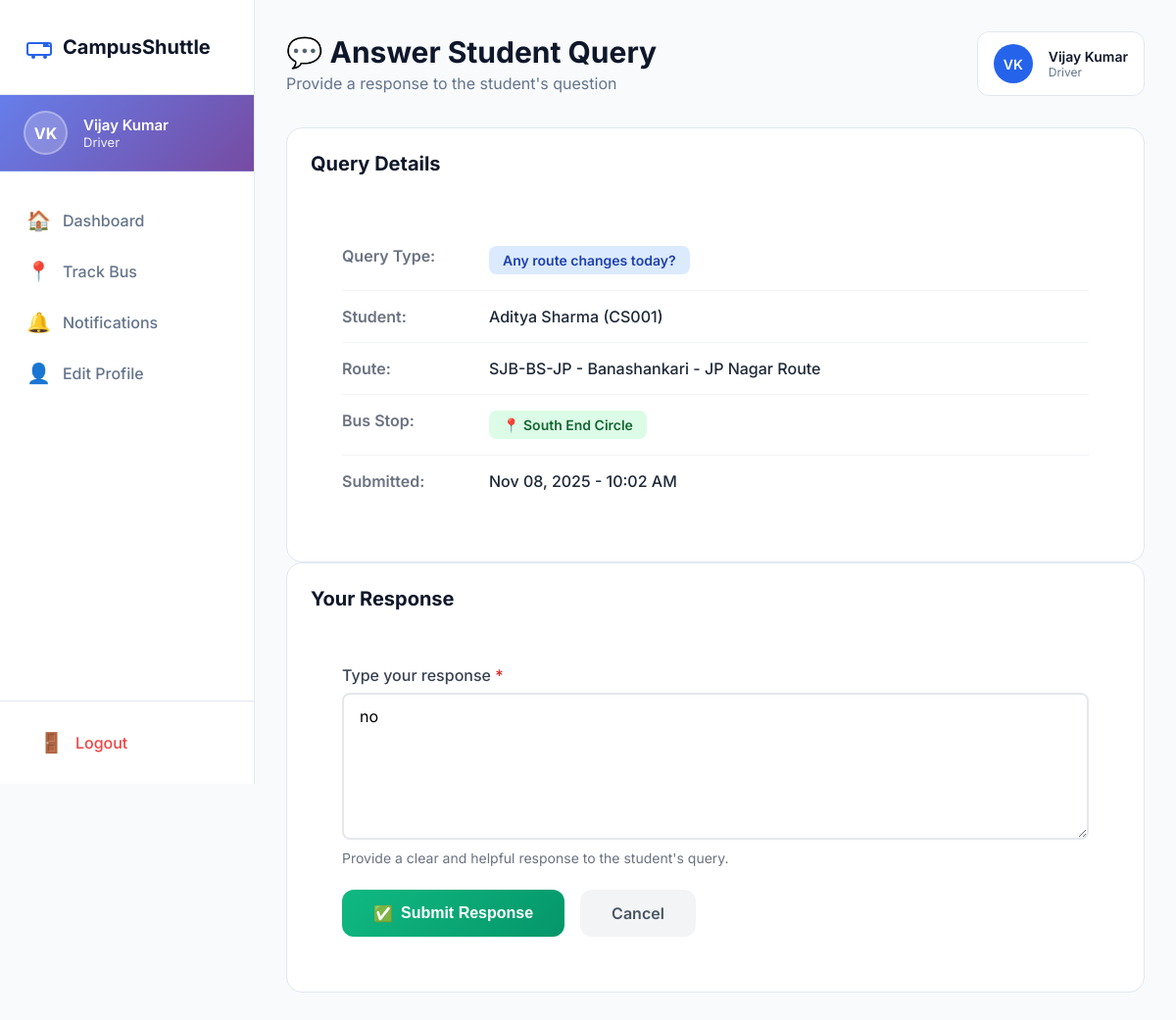
Page /queries/answer/1/ (signed in) on the committed database.
### core/models.py (models this page shows, shortened)
class User(AbstractUser):
    ROLE_CHOICES = [
        ('admin', 'Admin'),
        ('driver', 'Driver'),
        ('student', 'Student'),
    ]
    GENDER_CHOICES = [
        ('male', 'Male'),
        ('female', 'Female'),
        ('other', 'Other'),
    ]
    role = models.CharField(max_length=10, choices=ROLE_CHOICES, default='student')
    usn = models.CharField(max_length=20, unique=True, null=True, blank=True, verbose_name='USN')
    emp_no = models.CharField(max_length=20, unique=True, null=True, blank=True, verbose_name='Employee Number')
    phone_number = models.CharField(max_length=15, blank=True, null=True)
    gender = models.CharField(max_length=10, choices=GENDER_CHOICES, blank=True, null=True)
    profile_image = models.ImageField(upload_to='profiles/', blank=True, null=True)
    created_at = models.DateTimeField(auto_now_add=True)
    updated_at = models.DateTimeField(auto_now=True)
    groups = models.ManyToManyField(
        'auth.Group',
        verbose_name='groups',
        blank=True,
        help_text='The groups this user belongs to.',
        related_name='custom_user_set',
        related_query_name='custom_user',
    )
    user_permissions = models.ManyToManyField(
        'auth.Permission',
        verbose_name='user permissions',
        blank=True,
        help_text='Specific permissions for this user.',
        related_name='custom_user_set',
        related_query_name='custom_user',
    )
    class Meta:
        ordering = ['-created_at']

class QuickQuery(models.Model):
    QUERY_TYPE_CHOICES = [
        ('bus_late', 'Is the bus running late?'),
        ('bus_location', 'Where is the bus now?'),
        ('route_change', 'Any route changes today?'),
        ('driver_contact', 'How to contact driver?'),
        ('fare_query', 'Question about fare'),
        ('schedule_query', 'Question about schedule'),
        ('other', 'Other'),
    ]
    query_type = models.CharField(max_length=20, choices=QUERY_TYPE_CHOICES)
    student = models.ForeignKey(User, on_delete=models.CASCADE,
                               related_name='queries',
                               limit_choices_to={'role': 'student'})
    route = models.ForeignKey(BusRoute, on_delete=models.CASCADE, related_name='queries')
    bus_stop = models.ForeignKey(BusStop, on_delete=models.SET_NULL, null=True, blank=True,
                                 related_name='queries',
                                 help_text="Student's bus stop for this query")
    additional_message = models.TextField(blank=True, help_text="Optional additional details")
    is_answered = models.BooleanField(default=False)
    answer = models.TextField(blank=True)
    answered_by = models.ForeignKey(User, on_delete=models.SET_NULL, null=True, blank=True,
                                   related_name='answered_queries')
    answered_at = models.DateTimeField(null=True, blank=True)
    created_at = models.DateTimeField(auto_now_add=True)
    class Meta:
        ordering = ['-created_at']
        verbose_name_plural = "Quick Queries"

class BusRoute(models.Model):
    STATUS_CHOICES = [
        ('active', 'Active'),
        ('inactive', 'Inactive'),
        ('maintenance', 'Under Maintenance'),
    ]
    name = models.CharField(max_length=100, help_text="Route name (e.g., Route 1 - North Bangalore)")
    route_number = models.CharField(max_length=10, unique=True, help_text="Unique route identifier")
    description = models.TextField(blank=True)
    bus_number = models.CharField(max_length=20, help_text="Bus registration number")
    capacity = models.IntegerField(default=40, validators=[MinValueValidator(1)])
    driver = models.OneToOneField(User, on_delete=models.SET_NULL, null=True, blank=True,
                                  related_name='assigned_route', limit_choices_to={'role': 'driver'})
    status = models.CharField(max_length=20, choices=STATUS_CHOICES, default='active')
    departure_time = models.TimeField(help_text="Departure time from SJB Institute")
    arrival_time = models.TimeField(help_text="Expected arrival time at SJB Institute")
    created_at = models.DateTimeField(auto_now_add=True)
    updated_at = models.DateTimeField(auto_now=True)
    class Meta:
        ordering = ['route_number']

class BusStop(models.Model):
    route = models.ForeignKey(BusRoute, on_delete=models.CASCADE, related_name='stops')
    stop_name = models.CharField(max_length=200)
    stop_order = models.IntegerField(help_text="Order of stop in the route (1 being first)")
    distance_from_sjb = models.DecimalField(max_digits=5, decimal_places=2,
                                            help_text="Distance in kilometers from SJB Institute")
    pickup_time = models.TimeField(help_text="Expected pickup time at this stop")
    base_fare = models.DecimalField(max_digits=6, decimal_places=2,
                                    validators=[MinValueValidator(Decimal('0.01'))],
                                    help_text="Monthly fare for this stop")
    latitude = models.DecimalField(max_digits=9, decimal_places=6, null=True, blank=True)
    longitude = models.DecimalField(max_digits=9, decimal_places=6, null=True, blank=True)
    class Meta:
        ordering = ['route', 'stop_order']
        unique_together = ['route', 'stop_order']

### core/views.py (the view)
# urls.py: path('queries/answer/<int:query_id>/', views.answer_query, name='answer_query'),
@login_required
def answer_query(request, query_id):
    if request.user.role not in ['driver', 'admin']:
        messages.error(request, 'Access denied.')
        return redirect('core:dashboard')
    query = get_object_or_404(QuickQuery, id=query_id)
    if request.user.role == 'driver':
        try:
            if query.route != request.user.assigned_route:
                messages.error(request, 'You can only answer queries for your assigned route.')
                return redirect('core:notifications_list')
        except:
            messages.error(request, 'You are not assigned to any route.')
            return redirect('core:dashboard')
    if request.method == 'POST':
        form = QueryResponseForm(request.POST, instance=query)
        if form.is_valid():
            query = form.save(commit=False)
            query.is_answered = True
            query.answered_by = request.user
            query.answered_at = timezone.now()
            query.save()
            messages.success(request, 'Response submitted successfully!')
            return redirect('core:notifications_list')
    else:
        form = QueryResponseForm(instance=query)
    context = {
        'form': form,
        'query': query,
    }
    return render(request, 'core/answer_query.html', context)

### core/forms.py
class QueryResponseForm(forms.ModelForm):
    class Meta:
        model = QuickQuery
        fields = ['answer']
        widgets = {
            'answer': forms.Textarea(attrs={
                'class': 'form-input',
                'placeholder': 'Type your response here...',
                'rows': 3
            }),
        }

### core/templates/core/answer_query.html (shortened to what this page needs)
{% load static %}
<!DOCTYPE html>
<html lang="en">
<head>
    <link rel="stylesheet" href="{% static 'core/css/dashboard.css' %}">
</head>
<body>
    <div class="dashboard-container">
        <aside class="sidebar">
            <div class="sidebar-header">
                <span class="brand-name">CampusShuttle</span>
            </div>
            <div class="sidebar-profile">
                {% if user.profile_image %}
                    <img src="{{ user.profile_image.url }}" alt="Profile" class="sidebar-avatar-img">
                {% else %}
                    <div class="sidebar-avatar">{{ user.first_name.0 }}{{ user.last_name.0 }}</div>
                {% endif %}
                <div class="sidebar-user-info">
                    <div class="sidebar-user-name">{{ user.get_full_name }}</div>
                    <div class="sidebar-user-role">{{ user.get_role_display }}</div>
                </div>
            </div>
            <nav class="sidebar-nav">
                <a href="{% url 'core:dashboard' %}" class="nav-item">
                    <span class="nav-icon">🏠</span>
                    <span>Dashboard</span>
                </a>
                <a href="{% url 'core:track_bus' %}" class="nav-item">
                    <span class="nav-icon">📍</span>
                    <span>Track Bus</span>
                </a>
                <a href="{% url 'core:notifications_list' %}" class="nav-item">
                    <span class="nav-icon">🔔</span>
                    <span>Notifications</span>
                </a>
                <a href="{% url 'core:edit_profile' %}" class="nav-item">
                    <span class="nav-icon">👤</span>
                    <span>Edit Profile</span>
                </a>
            </nav>
            <div class="sidebar-footer">
                <a href="{% url 'core:logout' %}" class="logout-btn">
                    <span class="nav-icon">🚪</span>
                    <span>Logout</span>
                </a>
            </div>
        </aside>
        <main class="main-content">
            <header class="dashboard-header">
                <div class="header-left">
                    <h1>💬 Answer Student Query</h1>
                    <p>Provide a response to the student's question</p>
                </div>
                <div class="header-right">
                    <div class="user-profile">
                        {% if user.profile_image %}
                            <img src="{{ user.profile_image.url }}" alt="Profile" class="user-avatar-img">
                        {% else %}
                            <div class="user-avatar">{{ user.first_name.0 }}{{ user.last_name.0 }}</div>
                        {% endif %}
                        <div class="user-info">
                            <span class="user-name">{{ user.get_full_name }}</span>
                            <span class="user-role">{{ user.get_role_display }}</span>
                        </div>
                    </div>
                </div>
            </header>
            <div class="card">
                <div class="card-header">
                    <h2>Query Details</h2>
                </div>
                <div class="query-details-box">
                    <div class="detail-row">
                        <span class="label">Query Type:</span>
                        <span class="value badge-query">{{ query.get_query_type_display }}</span>
                    </div>
                    <div class="detail-row">
                        <span class="label">Student:</span>
                        <span class="value">{{ query.student.get_full_name }} ({{ query.student.usn }})</span>
                    </div>
                    <div class="detail-row">
                        <span class="label">Route:</span>
                        <span class="value">{{ query.route.route_number }} - {{ query.route.name }}</span>
                    </div>
                    {% if query.bus_stop %}
                    <div class="detail-row">
                        <span class="label">Bus Stop:</span>
                        <span class="value badge-stop">📍 {{ query.bus_stop.stop_name }}</span>
                    </div>
                    {% endif %}
                    <div class="detail-row">
                        <span class="label">Submitted:</span>
                        <span class="value">{{ query.created_at|date:"M d, Y - h:i A" }}</span>
                    </div>
                </div>
            </div>
            <div class="card">
                <div class="card-header">
                    <h2>Your Response</h2>
                </div>
                <form method="post" class="answer-form">
                    <div class="form-group">
                        <label for="{{ form.answer.id_for_label }}">Type your response <span class="required">*</span></label>
                        {{ form.answer }}
                        <small class="help-text">Provide a clear and helpful response to the student's query.</small>
                    </div>
                    <div class="form-actions">
                        <button type="submit" class="btn-submit">
                            <span>✅</span>
                            <span>Submit Response</span>
                        </button>
                        <a href="{% url 'core:notifications_list' %}" class="btn-cancel">Cancel</a>
                    </div>
                </form>
            </div>
        </main>
    </div>
</body>
</html>

### core/static/core/css/dashboard.css (style rules this page uses)
:root { --primary-color: #2563eb; --primary-dark: #1e40af; --secondary-color: #64748b; --background: #f8fafc; --surface: #ffffff; --text-primary: #0f172a; --text-secondary: #64748b; --border-color: #e2e8f0; --success-color: #10b981; --warning-color: #f59e0b; --error-color: #ef4444; --info-color: #3b82f6; --sidebar-width: 260px; --hover-bg: #f1f5f9; --active-bg: #eff6ff; --card-shadow: 0 1px 3px rgba(0, 0, 0, 0.1); }
* { margin: 0; padding: 0; box-sizing: border-box; }
body { font-family: 'Inter', -apple-system, BlinkMacSystemFont, 'Segoe UI', sans-serif; background: var(--background); color: var(--text-primary); }
.dashboard-container { min-height: 100vh; }
.sidebar { background: var(--surface); border-right: 1px solid var(--border-color); display: flex; flex-direction: column; position: fixed; top: 0; left: 0; width: var(--sidebar-width); height: 100vh; overflow-y: auto; z-index: 1000; }
.sidebar-header { padding: 2rem 1.5rem; display: flex; align-items: center; gap: 0.5rem; border-bottom: 1px solid var(--border-color); }
.logo-icon { color: var(--primary-color); }
.brand-name { font-size: 1.25rem; font-weight: 700; color: var(--text-primary); }
.sidebar-nav { flex: 1; padding: 1.5rem 0; }
.nav-item { display: flex; align-items: center; gap: 0.75rem; padding: 0.875rem 1.5rem; color: var(--text-secondary); text-decoration: none; transition: all 0.2s ease; font-weight: 500; }
.nav-icon, .icon { font-size: 1.25rem; }
.sidebar-footer { border-top: 1px solid var(--border-color); padding: 1rem; }
.logout-btn { display: flex; align-items: center; gap: 0.75rem; padding: 0.875rem 1.5rem; color: var(--error-color); text-decoration: none; border-radius: 0.5rem; transition: all 0.2s ease; font-weight: 500; }
.main-content { margin-left: var(--sidebar-width); padding: 2rem; min-height: 100vh; width: calc(100% - var(--sidebar-width)); }
.dashboard-header { display: flex; justify-content: space-between; align-items: center; margin-bottom: 2rem; }
.header-left h1 { font-size: 1.875rem; font-weight: 700; margin-bottom: 0.25rem; }
.header-left p { color: var(--text-secondary); }
.user-profile { display: flex; align-items: center; gap: 1rem; background: var(--surface); padding: 0.75rem 1rem; border-radius: 0.75rem; border: 1px solid var(--border-color); }
.user-avatar { width: 2.5rem; height: 2.5rem; border-radius: 50%; background: var(--primary-color); color: white; display: flex; align-items: center; justify-content: center; font-weight: 600; font-size: 0.875rem; flex-shrink: 0; }
.user-info { display: flex; flex-direction: column; }
.user-name { font-weight: 600; font-size: 0.875rem; }
.user-role { font-size: 0.75rem; color: var(--text-secondary); }
.card { background: var(--surface); border-radius: 1rem; border: 1px solid var(--border-color); padding: 1.5rem; }
.card-header { display: flex; justify-content: space-between; align-items: center; margin-bottom: 1.5rem; }
.card-header h2 { font-size: 1.25rem; font-weight: 700; color: var(--text-primary); }
.sidebar-profile { display: flex; align-items: center; gap: 1rem; padding: 1rem 1.5rem; background: linear-gradient(135deg, #667eea 0%, #764ba2 100%); color: white; border-bottom: 1px solid rgba(255, 255, 255, 0.1); }
.sidebar-avatar, .sidebar-avatar-img { width: 45px; height: 45px; border-radius: 50%; flex-shrink: 0; }
.sidebar-avatar { background: rgba(255, 255, 255, 0.2); display: flex; align-items: center; justify-content: center; font-weight: 700; font-size: 1rem; border: 2px solid rgba(255, 255, 255, 0.3); }
.sidebar-user-info { flex: 1; overflow: hidden; }
.sidebar-user-name { font-weight: 600; font-size: 0.938rem; white-space: nowrap; overflow: hidden; text-overflow: ellipsis; }
.sidebar-user-role { font-size: 0.813rem; opacity: 0.9; white-space: nowrap; overflow: hidden; text-overflow: ellipsis; }

### rows in the picture
User: first_name.0 "V", last_name.0 "K", get_full_name "Vijay Kumar", role "Driver"
QuickQuery: query_type "Any route changes today?", student.get_full_name "Aditya Sharma", student.usn "CS001", route.route_number "SJB-BS-JP", route.name "Banashankari - JP Nagar Route", bus_stop.stop_name "South End Circle", created_at "Nov 08, 2025 - 10:02 AM", answer "no"
